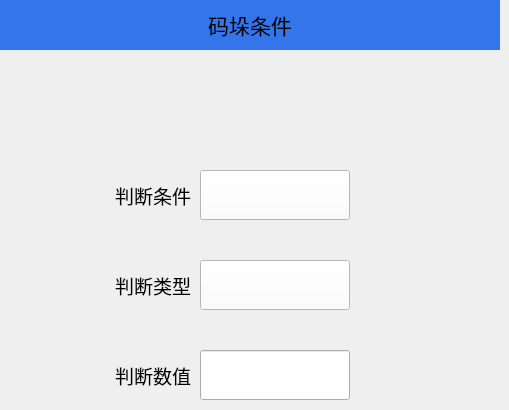
   <widget class="QWidget" name="page_28">
    <widget class="QPushButton" name="Btn_stackCond">
     <property name="geometry">
      <rect>
       <x>200</x>
       <y>170</y>
       <width>150</width>
       <height>50</height>
      </rect>
     </property>
     <property name="minimumSize">
      <size>
       <width>150</width>
       <height>50</height>
      </size>
     </property>
     <property name="maximumSize">
      <size>
       <width>150</width>
       <height>50</height>
      </size>
     </property>
     <property name="font">
      <font>
       <pointsize>14</pointsize>
      </font>
     </property>
     <property name="styleSheet">
      <string notr="true">background-color:white;</string>
     </property>
     <property name="text">
      <string/>
     </property>
    </widget>
    <widget class="QLineEdit" name="Edit_stackVal">
     <property name="geometry">
      <rect>
       <x>200</x>
       <y>350</y>
       <width>150</width>
       <height>50</height>
      </rect>
     </property>
     <property name="minimumSize">
      <size>
       <width>150</width>
       <height>50</height>
      </size>
     </property>
     <property name="maximumSize">
      <size>
       <width>150</width>
       <height>50</height>
      </size>
     </property>
     <property name="font">
      <font>
       <pointsize>14</pointsize>
      </font>
     </property>
    </widget>
    <widget class="QLabel" name="label_179">
     <property name="geometry">
      <rect>
       <x>60</x>
       <y>350</y>
       <width>131</width>
       <height>51</height>
      </rect>
     </property>
     <property name="font">
      <font>
       <pointsize>14</pointsize>
      </font>
     </property>
     <property name="text">
      <string>判断数值</string>
     </property>
     <property name="alignment">
      <set>Qt::AlignRight|Qt::AlignTrailing|Qt::AlignVCenter</set>
     </property>
    </widget>
    <widget class="QLabel" name="label_180">
     <property name="geometry">
      <rect>
       <x>60</x>
       <y>170</y>
       <width>131</width>
       <height>51</height>
      </rect>
     </property>
     <property name="font">
      <font>
       <pointsize>14</pointsize>
      </font>
     </property>
     <property name="text">
      <string>判断条件</string>
     </property>
     <property name="alignment">
      <set>Qt::AlignRight|Qt::AlignTrailing|Qt::AlignVCenter</set>
     </property>
    </widget>
    <widget class="QLabel" name="label_181">
     <property name="geometry">
      <rect>
       <x>60</x>
       <y>260</y>
       <width>131</width>
       <height>51</height>
      </rect>
     </property>
     <property name="font">
      <font>
       <pointsize>14</pointsize>
      </font>
     </property>
     <property name="text">
      <string>判断类型</string>
     </property>
     <property name="alignment">
      <set>Qt::AlignRight|Qt::AlignTrailing|Qt::AlignVCenter</set>
     </property>
    </widget>
    <widget class="QLabel" name="label_41">
     <property name="geometry">
      <rect>
       <x>0</x>
       <y>0</y>
       <width>500</width>
       <height>50</height>
      </rect>
     </property>
     <property name="minimumSize">
      <size>
       <width>500</width>
       <height>50</height>
      </size>
     </property>
     <property name="maximumSize">
      <size>
       <width>500</width>
       <height>50</height>
      </size>
     </property>
     <property name="font">
      <font>
       <pointsize>16</pointsize>
      </font>
     </property>
     <property name="styleSheet">
      <string notr="true">QLabel{background-color:#3475EB;}</string>
     </property>
     <property name="text">
      <string>码垛条件</string>
     </property>
     <property name="alignment">
      <set>Qt::AlignCenter</set>
     </property>
    </widget>
    <widget class="QPushButton" name="Btn_stackType">
     <property name="geometry">
      <rect>
       <x>200</x>
       <y>260</y>
       <width>150</width>
       <height>50</height>
      </rect>
     </property>
     <property name="minimumSize">
      <size>
       <width>150</width>
       <height>50</height>
      </size>
     </property>
     <property name="maximumSize">
      <size>
       <width>150</width>
       <height>50</height>
      </size>
     </property>
     <property name="font">
      <font>
       <pointsize>14</pointsize>
      </font>
     </property>
     <property name="styleSheet">
      <string notr="true">background-color:white;</string>
     </property>
     <property name="text">
      <string/>
     </property>
    </widget>
   </widget>
